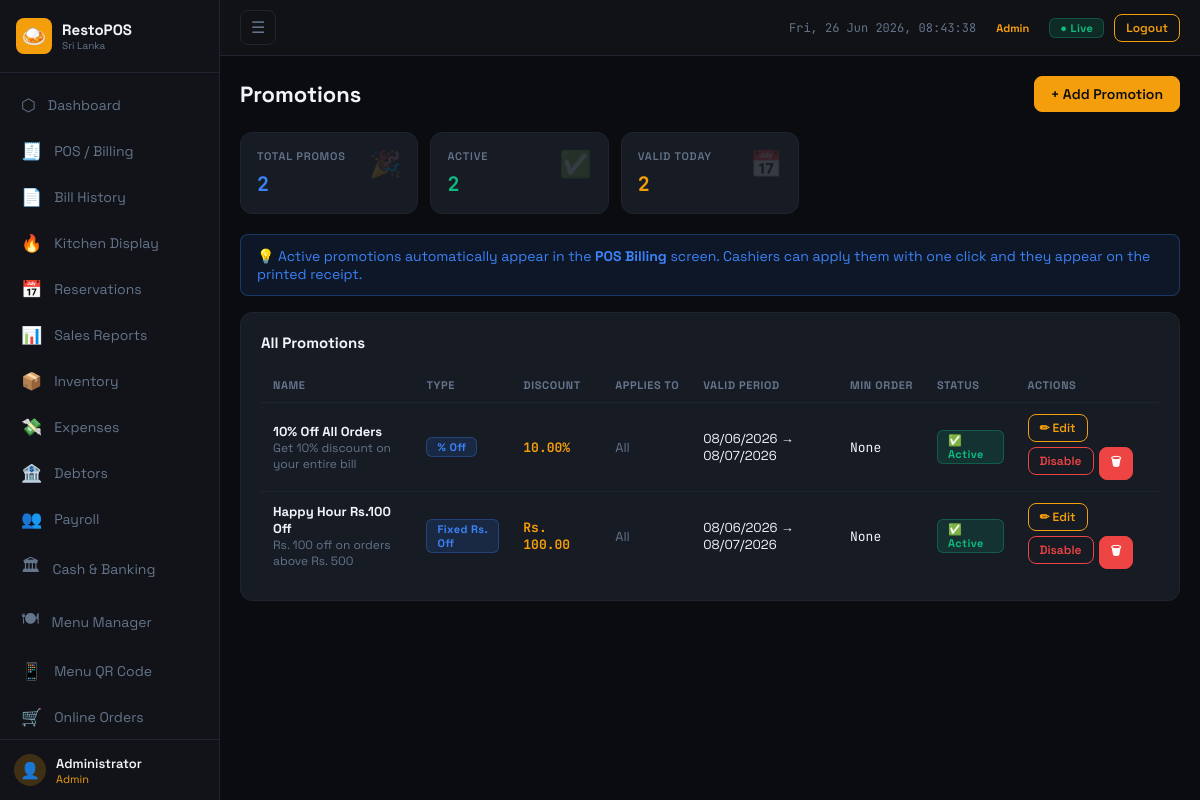
/modules/promotions.php (signed in), run on the app's committed database.
### tables this page shows
CREATE TABLE promotions (
    id INT AUTO_INCREMENT PRIMARY KEY,
    name VARCHAR(150) NOT NULL,
    description TEXT,
    promo_type ENUM('percent_off','fixed_off','buy_x_get_y') NOT NULL DEFAULT 'percent_off',
    discount_value DECIMAL(10,2) DEFAULT 0,
    buy_qty INT DEFAULT 1,
    get_qty INT DEFAULT 1,
    applies_to ENUM('all','category','item') DEFAULT 'all',
    applies_id INT DEFAULT NULL,
    min_order_amount DECIMAL(10,2) DEFAULT 0,
    valid_from DATE,
    valid_to DATE,
    active TINYINT(1) DEFAULT 1,
    created_at TIMESTAMP DEFAULT CURRENT_TIMESTAMP
);

### modules/promotions.php (the view, shortened to what this page needs)
<?php
$db = getDB();
$db->exec("CREATE TABLE IF NOT EXISTS promotions (
    id INT AUTO_INCREMENT PRIMARY KEY,
    name VARCHAR(150) NOT NULL,
    description TEXT,
    promo_type ENUM('percent_off','fixed_off','buy_x_get_y','free_item') NOT NULL DEFAULT 'percent_off',
    discount_value DECIMAL(10,2) DEFAULT 0,
    buy_qty INT DEFAULT 1,
    get_qty INT DEFAULT 1,
    applies_to ENUM('all','category','item') DEFAULT 'all',
    applies_id INT DEFAULT NULL,
    min_order_amount DECIMAL(10,2) DEFAULT 0,
    valid_from DATE,
    valid_to DATE,
    active TINYINT(1) DEFAULT 1,
    created_at TIMESTAMP DEFAULT CURRENT_TIMESTAMP
)");
$db->exec("CREATE TABLE IF NOT EXISTS bill_promotions (
    id INT AUTO_INCREMENT PRIMARY KEY,
    bill_id INT NOT NULL,
    promo_id INT NOT NULL,
    promo_name VARCHAR(150),
    discount_amt DECIMAL(10,2) DEFAULT 0
)");
$promos = $db->query("SELECT * FROM promotions ORDER BY active DESC, created_at DESC")->fetchAll();
$typeLabels = [
    'percent_off' => '% Off',
    'fixed_off'   => 'Fixed Rs. Off',
    'buy_x_get_y' => 'Buy X Get Y',
    'free_item'   => 'Free Item',
];
include '../includes/header.php';
?>
<div class="page-header">
  <div class="page-title">Promotions</div>
  <button class="btn" onclick="openModal('modalAddPromo')">+ Add Promotion</button>
</div>
<div class="stats-grid mb-20">
  <div class="stat-card"><span class="stat-icon">🎉</span><div class="stat-label">Total Promos</div><div class="stat-value text-blue"><?=count($promos)?></div></div>
  <div class="stat-card"><span class="stat-icon">✅</span><div class="stat-label">Active</div><div class="stat-value text-green"><?=count(array_filter($promos,fn($p)=>$p['active']))?></div></div>
  <div class="stat-card"><span class="stat-icon">📅</span><div class="stat-label">Valid Today</div><div class="stat-value text-accent"><?=count(array_filter($promos,fn($p)=>$p['active']&&(!$p['valid_from']||$p['valid_from']<=date('Y-m-d'))&&(!$p['valid_to']||$p['valid_to']>=date('Y-m-d'))))?></div></div>
</div>
<div class="alert alert-info mb-16">
  💡 Active promotions automatically appear in the <strong>POS Billing</strong> screen. Cashiers can apply them with one click and they appear on the printed receipt.
</div>
<div class="card">
  <div class="card-title">All Promotions</div>
  <div class="table-wrap">
    <table class="data-table">
      <thead>
        <tr><th>Name</th><th>Type</th><th>Discount</th><th>Applies To</th><th>Valid Period</th><th>Min Order</th><th>Status</th><th>Actions</th></tr>
      </thead>
      <tbody>
      <?php foreach ($promos as $p):
        $isValid = $p['active']
          && (!$p['valid_from'] || $p['valid_from'] <= date('Y-m-d'))
          && (!$p['valid_to']   || $p['valid_to']   >= date('Y-m-d'));
      ?>
        <tr>
          <td>
            <div class="fw-700"><?=htmlspecialchars($p['name'])?></div>
            <div class="fs-12 text-muted"><?=htmlspecialchars($p['description']??'')?></div>
          </td>
          <td><span class="badge badge-blue"><?=$typeLabels[$p['promo_type']]??$p['promo_type']?></span></td>
          <td class="mono text-accent fw-700">
            <?php if ($p['promo_type']==='percent_off'): ?><?=$p['discount_value']?>%
            <?php elseif ($p['promo_type']==='fixed_off'): ?>Rs. <?=number_format($p['discount_value'],2)?>
            <?php elseif ($p['promo_type']==='buy_x_get_y'): ?>Buy <?=$p['buy_qty']?> Get <?=$p['get_qty']?>
            <?php else: ?>Free Item<?php endif; ?>
          </td>
          <td class="fs-12 text-muted"><?=ucfirst($p['applies_to'])?></td>
          <td class="fs-12">
            <?=$p['valid_from']?date('d/m/Y',strtotime($p['valid_from'])):'Any'?>
            <?=$p['valid_to']?' → '.date('d/m/Y',strtotime($p['valid_to'])):'→ Any'?>
          </td>
          <td class="mono fs-12"><?=$p['min_order_amount']>0?fmt($p['min_order_amount']):'None'?></td>
          <td>
            <?php if ($isValid): ?>
              <span class="badge badge-green">✅ Active</span>
            <?php elseif ($p['active']): ?>
              <span class="badge badge-accent">⏰ Scheduled</span>
            <?php else: ?>
              <span class="badge badge-red">Inactive</span>
            <?php endif; ?>
          </td>
          <td>
            <div style="display:flex;gap:5px;flex-wrap:wrap">
              <button class="btn btn-sm btn-outline"
                data-id="<?=$p['id']?>"
                data-name="<?=htmlspecialchars($p['name'],ENT_QUOTES)?>"
                data-desc="<?=htmlspecialchars($p['description']??'',ENT_QUOTES)?>"
                data-type="<?=$p['promo_type']?>"
                data-val="<?=$p['discount_value']?>"
                data-bqty="<?=$p['buy_qty']?>"
                data-gqty="<?=$p['get_qty']?>"
                data-applies="<?=$p['applies_to']?>"
                data-appid="<?=$p['applies_id']??''?>"
                data-minamt="<?=$p['min_order_amount']?>"
                data-from="<?=$p['valid_from']??''?>"
                data-to="<?=$p['valid_to']??''?>"
                onclick="editPromo(this)">✏ Edit</button>
              <form method="POST" style="display:inline">
                <button class="btn btn-sm <?=$p['active']?'btn-outline-red':'btn-outline-green'?>"><?=$p['active']?'Disable':'Enable'?></button>
              </form>
              <form method="POST" style="display:inline" onsubmit="return confirm('Delete this promotion?')">
                <button class="btn btn-sm btn-red">🗑</button>
              </form>
            </div>
          </td>
        </tr>
      <?php endforeach; ?>
      </tbody>
    </table>
  </div>
</div>
<?php include '../includes/footer.php'; ?>

### assets/css/style.css (style rules this page uses)
:root { --bg: #0a0c10; --surface: #111318; --card: #161b24; --border: #1e2530; --accent: #f59e0b; --accent2: #92400e; --green: #10b981; --red: #ef4444; --blue: #3b82f6; --purple: #8b5cf6; --text: #f1f5f9; --muted: #64748b; --sidebar-w:220px; }
*,*::before,*::after { box-sizing:border-box; margin:0; padding:0; }
html { font-size:15px; }
body { font-family:'Space Grotesk',sans-serif; background:var(--bg); color:var(--text); min-height:100vh; }
button,input,select,textarea { font-family:inherit; }
.page-header { display:flex; justify-content:space-between; align-items:center; margin-bottom:20px; flex-wrap:wrap; gap:10px; }
.page-title { font-size:22px; font-weight:700; }
.card { background:var(--card); border:1px solid var(--border); border-radius:12px; padding:20px; }
.card-title { font-weight:700; font-size:15px; margin-bottom:16px; }
.stats-grid { display:grid; grid-template-columns:repeat(auto-fill,minmax(160px,1fr)); gap:12px; margin-bottom:20px; }
.stat-card { background:var(--card); border:1px solid var(--border); border-radius:12px; padding:16px; position:relative; overflow:hidden; }
.stat-icon { position:absolute; top:14px; right:16px; font-size:26px; opacity:.14; }
.stat-label { font-size:11px; color:var(--muted); font-weight:600; letter-spacing:.8px; text-transform:uppercase; margin-bottom:8px; }
.stat-value { font-size:20px; font-weight:700; font-family:'JetBrains Mono',monospace; }
.btn { display:inline-flex; align-items:center; gap:6px; padding:8px 16px; border-radius:8px; font-size:14px; font-weight:600; border:1px solid var(--accent); background:var(--accent); color:#0a0c10; cursor:pointer; transition:all .15s; white-space:nowrap; }
.btn-sm { padding:5px 11px; font-size:12px; }
.btn-outline { background:transparent; color:var(--accent); }
.btn-red { background:var(--red); border-color:var(--red); color:#fff; }
.btn-outline-red { background:transparent; border-color:var(--red); color:var(--red); }
.badge { display:inline-block; padding:2px 10px; border-radius:6px; font-size:11px; font-weight:700; letter-spacing:.4px; }
.badge-green { background:rgba(16,185,129,.15); color:var(--green); border:1px solid rgba(16,185,129,.3); }
.badge-blue { background:rgba(59,130,246,.15); color:var(--blue); border:1px solid rgba(59,130,246,.3); }
.table-wrap { overflow-x:auto; -webkit-overflow-scrolling:touch; }
table.data-table { width:100%; border-collapse:collapse; min-width:500px; }
table.data-table th { padding:10px 12px; text-align:left; font-size:11px; color:var(--muted); font-weight:700; text-transform:uppercase; letter-spacing:.6px; border-bottom:1px solid var(--border); white-space:nowrap; }
table.data-table td { padding:11px 12px; border-bottom:1px solid var(--border); font-size:13px; vertical-align:middle; }
table.data-table tr:last-child td { border-bottom:none; }
.mono { font-family:'JetBrains Mono',monospace; }
.text-green { color:var(--green); }
.text-accent { color:var(--accent); }
.text-muted { color:var(--muted); }
.text-blue { color:var(--blue); }
.alert { padding:12px 16px; border-radius:8px; font-size:14px; margin-bottom:16px; }
.alert-info { background:rgba(59,130,246,.1); border:1px solid rgba(59,130,246,.3); color:var(--blue); }
.mb-16 { margin-bottom:16px; }
.mb-20 { margin-bottom:20px; }
.fw-700 { font-weight:700; }
.fs-12 { font-size:12px; }

### data on the page
promotions: name "10% Off All Orders", description "Get 10% discount on your entire bill", promo_type "% Off", discount_value "10.00", applies_to "All", valid_from "08/06/2026", valid_to "08/07/2026", min_order_amount "None", active "✅ Active"
promotions: name "Happy Hour Rs.100 Off", description "Rs. 100 off on orders above Rs. 500", promo_type "Fixed Rs. Off", discount_value "100.00", applies_to "All", valid_from "08/06/2026", valid_to "08/07/2026", min_order_amount "None", active "✅ Active"

### other printed values
$nav['icon'] "⬡"
$nav['label'] "Dashboard"
$nav['icon'] "🧾"
$nav['label'] "POS / Billing"
$nav['icon'] "📄"
$nav['label'] "Bill History"
$nav['icon'] "🔥"
$nav['label'] "Kitchen Display"
$nav['icon'] "📅"
$nav['label'] "Reservations"
$nav['icon'] "📊"
$nav['label'] "Sales Reports"
$nav['icon'] "📦"
$nav['label'] "Inventory"
$nav['icon'] "💸"
